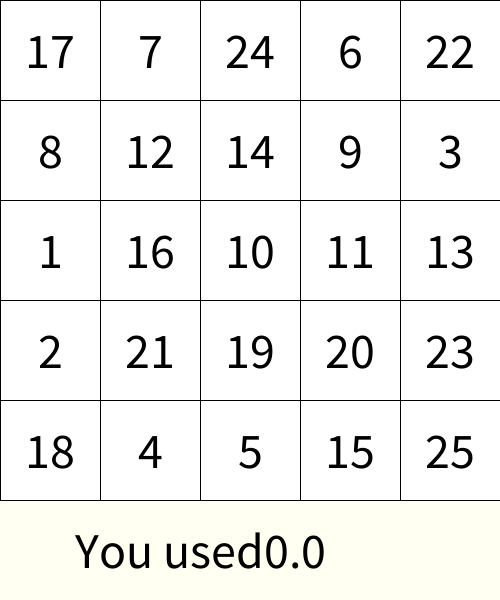
Frame 1 (no input)
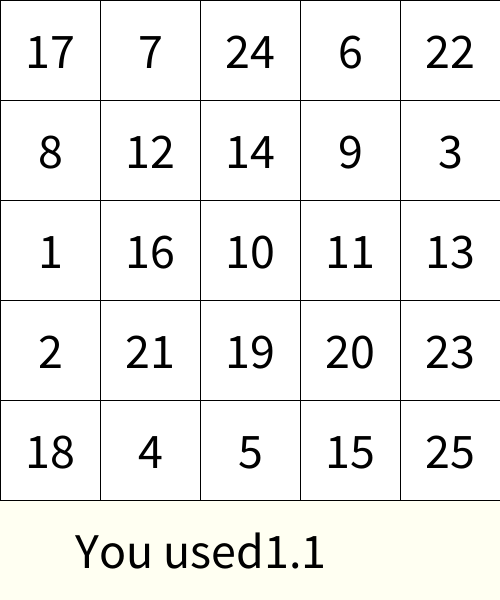
Frame 60 (the mouse pressed at the canvas centre just before this capture)
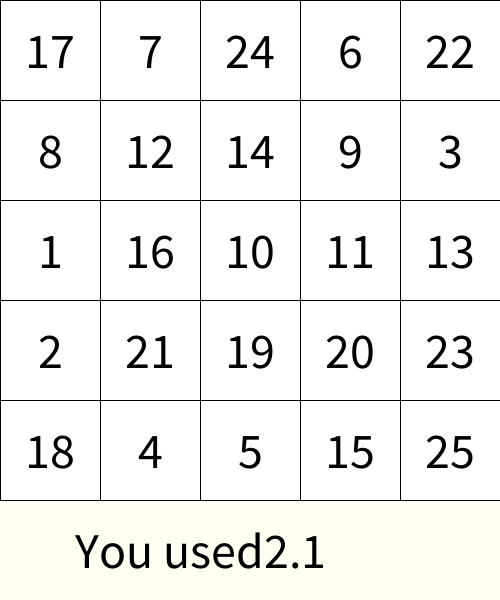
Frame 120 (the mouse held since frame 60 and released just before this capture)

The Processing sketch that drew these frames (run headless with seeded random() and noise(); from frame 60 on, the mouse is pressed at the canvas centre):

// Processing sketch: week06_9_schulte_table09_mousePressed_crash_if_protect_shuffle_
// ── week06_9_schulte_table09_mousePressed_crash_if_protect_shuffle_.pde
int [] used = new int[26];
int [][] table = new int[5][5];
void setup(){
  size(500,600);
  textSize(50);
  textAlign(CENTER,CENTER);
  for(int i=0;i<5;i++){
    for(int j=0;j<5;j++){
      int now = int(random(1,26));
      while(used[now]==1) now = int(random(1,26));
      table[i][j] = now;
      used[now] = 1;
    }
  }
  startT = millis();
}
int startT = 0;
int [][] pressed = new int[5][5];
void draw(){
  background(#FFFFF2);
  for(int i=0;i<5;i++){
    for(int j=0;j<5;j++){
      if(pressed[i][j]==1) fill(128);
      else fill(255);
      rect(j*100,i*100,100,100);
      fill(0); text(""+table[i][j],50+j*100,50+i*100);
    }
  }
  text("You used"+nf((millis()-startT)/1000.0,0,1),200,550);
}
int want = 1;
void mousePressed(){
 int i = mouseY/100, j = mouseX/100;
 if(table[i][j]==want){
   pressed[i][j] = 1;
   want++;
 }
}
